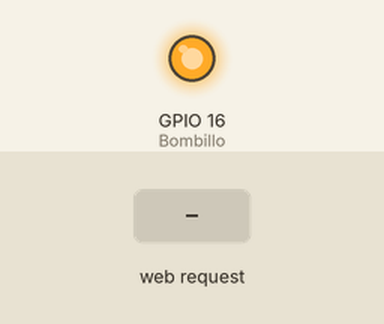
Simulated run of this sketch. Board: ESP8266 (NodeMCU). On the bench: output pins drawn as LEDs (lit = HIGH). The inputs (shaded band) are chosen by the test bench. WiFi joins after 1.5 s; servers stay silent unless stated; what the sketch prints to the serial monitor is not drawn.

Above: at 2.7 s.
2.8 s: HTTP request GET /off received
At 3.4 s:
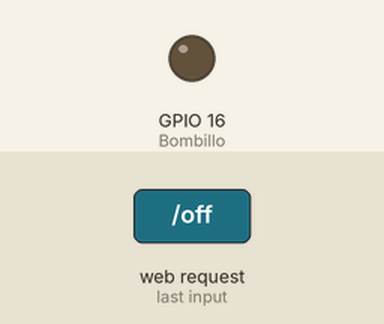
4.3 s: HTTP request GET /on received
At 4.6 s:
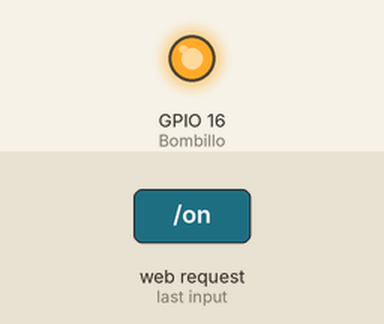
Timing chart, 0 to 7.3 s (numbered marks = the images above; inputs shaded):
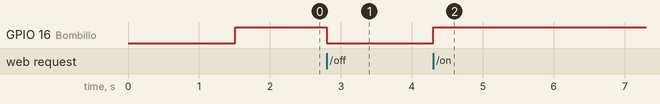

Measured:
- after the input at 2.8 s, GPIO 16 (Bombillo): HIGH → LOW at once
- after the input at 4.3 s, GPIO 16 (Bombillo): LOW → HIGH at once

The sketch:

server.ino
```cpp
#include <ESP8266WiFi.h>

const char * ssid = "ARRIS-2692";
const char * password = "**********";
const int Bombillo = 16;

WiFiServer server(80);

void setup() {
  Serial.begin(9600);
  delay(10);

  pinMode(Bombillo,OUTPUT);
  digitalWrite(Bombillo,LOW);

  WiFi.mode(WIFI_STA);
  WiFi.disconnect();
  Serial.println();

  Serial.print("Conectando con ");
  Serial.println(ssid);
  WiFi.begin(ssid, password);
  while (WiFi.status() != WL_CONNECTED){
    delay(500);
    Serial.print(".");
  }
  Serial.println("");
  Serial.println("WiFi conectado");
  Serial.println("IP address: ");
  IPAddress sensor_ip = WiFi.localIP();
  digitalWrite(Bombillo,HIGH);

  server.begin();
  Serial.print("Servidor WEB activo: ");
  Serial.println(WiFi.localIP());
}

void loop() {
  WiFiClient client = server.available();
  if (!client){
    return;
    }

  Serial.println("Cliente Conectado");
  while (!client.available()){
    delay(1);
    }
  String req = client.readStringUntil('\r');
  Serial.println(req);
  client.flush();

  int val;
  if (req.indexOf("/off") != -1)
     val = 0;
  else if (req.indexOf("/on") != -1)
     val = 1;
  else {
    Serial.print("Peticion Invalida");
    client.stop();
    return;
    }
  digitalWrite(Bombillo,val);
  client.flush();

  String s = "HTTP/1.1 200 0K\r\nContent-Type: text/html\r\n\r\n<!DOCTYPE HTML>\r\n<html>\r\nBombillo ";
  s += (val)?"encendido" : "apagado";
  s += "</html>\n";

  client.print(s);
  delay(1);
  Serial.println("Cliente Desconectado");
}
```
